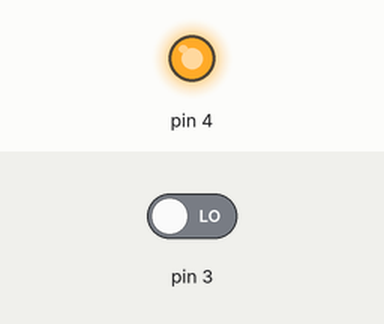
This sketch was run on a simulated Arduino Uno, built with avr-gcc and run on an emulated ATmega328P. Parts: output pins drawn as LEDs (lit = HIGH). The inputs (shaded band) are chosen by the test bench; at power-on: pin 3 LOW. What the sketch prints to the serial monitor is not drawn.

Above: at 0.1 s.
Timing chart, 0 to 1.6 s (numbered marks = the images above):
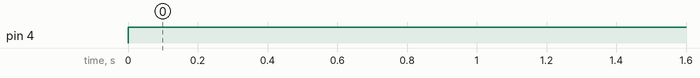

Measured:
- by itself, pin 4: LOW → HIGH at 0.00 s

The sketch:

Ultrasonic_Sensor_distance_on_Serial_monitor.ino
```cpp
void setup() {
  Serial.begin(9600);
  pinMode(3,INPUT);
  pinMode(4,OUTPUT);
  }

void loop() {
  digitalWrite(4,LOW);
  delayMicroseconds(2);
  digitalWrite(4,HIGH);
  delayMicroseconds(10);
  float duration = pulseIn(3,HIGH);
   float distance = ((duration*(0.0343))/2);
  Serial.println(distance);
  delay(1000);
}
```
